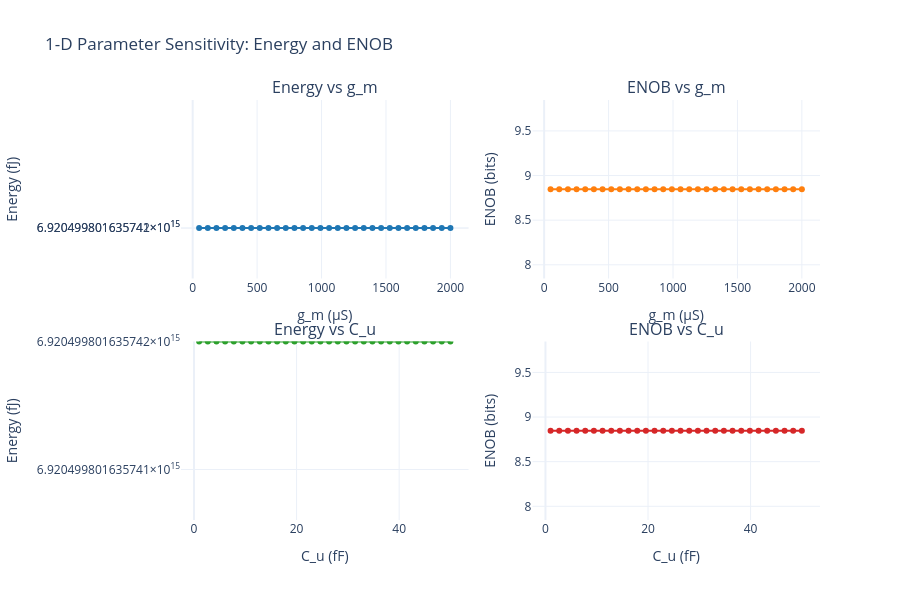

Here is the notebook cell this chart was saved with:
### Code cell
fig_1d = make_subplots(
    rows=2, cols=2,
    subplot_titles=[
        'Energy vs g_m', 'ENOB vs g_m',
        'Energy vs C_u', 'ENOB vs C_u'
    ],
    vertical_spacing=0.15,
)

fig_1d.add_trace(go.Scatter(
    x=df_gm['gm'] * 1e6, y=df_gm['energy_j'] * 1e15,
    mode='lines+markers', name='Energy vs gm',
    line=dict(color='#1f77b4', width=2),
), row=1, col=1)

fig_1d.add_trace(go.Scatter(
    x=df_gm['gm'] * 1e6, y=df_gm['enob'],
    mode='lines+markers', name='ENOB vs gm',
    line=dict(color='#ff7f0e', width=2),
), row=1, col=2)

fig_1d.add_trace(go.Scatter(
    x=df_cu['cu'] * 1e15, y=df_cu['energy_j'] * 1e15,
    mode='lines+markers', name='Energy vs Cu',
    line=dict(color='#2ca02c', width=2),
), row=2, col=1)

fig_1d.add_trace(go.Scatter(
    x=df_cu['cu'] * 1e15, y=df_cu['enob'],
    mode='lines+markers', name='ENOB vs Cu',
    line=dict(color='#d62728', width=2),
), row=2, col=2)

fig_1d.update_xaxes(title_text='g_m (µS)', row=1, col=1)
fig_1d.update_xaxes(title_text='g_m (µS)', row=1, col=2)
fig_1d.update_xaxes(title_text='C_u (fF)', row=2, col=1)
fig_1d.update_xaxes(title_text='C_u (fF)', row=2, col=2)
fig_1d.update_yaxes(title_text='Energy (fJ)', row=1, col=1)
fig_1d.update_yaxes(title_text='ENOB (bits)', row=1, col=2)
fig_1d.update_yaxes(title_text='Energy (fJ)', row=2, col=1)
fig_1d.update_yaxes(title_text='ENOB (bits)', row=2, col=2)

fig_1d.update_layout(
    title='1-D Parameter Sensitivity: Energy and ENOB',
    template='plotly_white',
    height=600, width=900,
    showlegend=False,
)
fig_1d.show()

### Figure 1 — Plotly figure (JSON) as saved in the notebook; plotly's stock layout.template omitted (floating-point values rounded to 4 significant figures)
{"data": [{"line": {"color": "#1f77b4", "width": 2}, "mode": "lines+markers", "name": "Energy vs gm", "type": "scatter", "x": [50.0, 117.2, 184.5, 251.7, 319.0, 386.2, 453.4, 520.7, 587.9, 655.2, 722.4, 789.7, 856.9, 924.1, 991.4, 1059.0, 1126.0, 1193.0, 1260.0, 1328.0, 1395.0, 1462.0, 1529.0, 1597.0, 1664.0, 1731.0, 1798.0, 1866.0, 1933.0, 2000.0], "xaxis": "x", "y": [6920000000000000.0, 6920000000000000.0, 6920000000000000.0, 6920000000000000.0, 6920000000000000.0, 6920000000000000.0, 6920000000000000.0, 6920000000000000.0, 6920000000000000.0, 6920000000000000.0, 6920000000000000.0, 6920000000000000.0, 6920000000000000.0, 6920000000000000.0, 6920000000000000.0, 6920000000000000.0, 6920000000000000.0, 6920000000000000.0, 6920000000000000.0, 6920000000000000.0, 6920000000000000.0, 6920000000000000.0, 6920000000000000.0, 6920000000000000.0, 6920000000000000.0, 6920000000000000.0, 6920000000000000.0, 6920000000000000.0, 6920000000000000.0, 6920000000000000.0], "yaxis": "y"}, {"line": {"color": "#ff7f0e", "width": 2}, "mode": "lines+markers", "name": "ENOB vs gm", "type": "scatter", "x": [50.0, 117.2, 184.5, 251.7, 319.0, 386.2, 453.4, 520.7, 587.9, 655.2, 722.4, 789.7, 856.9, 924.1, 991.4, 1059.0, 1126.0, 1193.0, 1260.0, 1328.0, 1395.0, 1462.0, 1529.0, 1597.0, 1664.0, 1731.0, 1798.0, 1866.0, 1933.0, 2000.0], "xaxis": "x2", "y": [8.846, 8.846, 8.846, 8.846, 8.846, 8.846, 8.846, 8.846, 8.846, 8.846, 8.846, 8.846, 8.846, 8.846, 8.846, 8.846, 8.846, 8.846, 8.846, 8.846, 8.846, 8.846, 8.846, 8.846, 8.846, 8.846, 8.846, 8.846, 8.846, 8.846], "yaxis": "y2"}, {"line": {"color": "#2ca02c", "width": 2}, "mode": "lines+markers", "name": "Energy vs Cu", "type": "scatter", "x": [1.0, 2.69, 4.379, 6.069, 7.759, 9.448, 11.14, 12.83, 14.52, 16.21, 17.9, 19.59, 21.28, 22.97, 24.66, 26.34, 28.03, 29.72, 31.41, 33.1, 34.79, 36.48, 38.17, 39.86, 41.55, 43.24, 44.93, 46.62, 48.31, 50.0], "xaxis": "x3", "y": [6920000000000000.0, 6920000000000000.0, 6920000000000000.0, 6920000000000000.0, 6920000000000000.0, 6920000000000000.0, 6920000000000000.0, 6920000000000000.0, 6920000000000000.0, 6920000000000000.0, 6920000000000000.0, 6920000000000000.0, 6920000000000000.0, 6920000000000000.0, 6920000000000000.0, 6920000000000000.0, 6920000000000000.0, 6920000000000000.0, 6920000000000000.0, 6920000000000000.0, 6920000000000000.0, 6920000000000000.0, 6920000000000000.0, 6920000000000000.0, 6920000000000000.0, 6920000000000000.0, 6920000000000000.0, 6920000000000000.0, 6920000000000000.0, 6920000000000000.0], "yaxis": "y3"}, {"line": {"color": "#d62728", "width": 2}, "mode": "lines+markers", "name": "ENOB vs Cu", "type": "scatter", "x": [1.0, 2.69, 4.379, 6.069, 7.759, 9.448, 11.14, 12.83, 14.52, 16.21, 17.9, 19.59, 21.28, 22.97, 24.66, 26.34, 28.03, 29.72, 31.41, 33.1, 34.79, 36.48, 38.17, 39.86, 41.55, 43.24, 44.93, 46.62, 48.31, 50.0], "xaxis": "x4", "y": [8.846, 8.846, 8.846, 8.846, 8.846, 8.846, 8.846, 8.846, 8.846, 8.846, 8.846, 8.846, 8.846, 8.846, 8.846, 8.846, 8.846, 8.846, 8.846, 8.846, 8.846, 8.846, 8.846, 8.846, 8.846, 8.846, 8.846, 8.846, 8.846, 8.846], "yaxis": "y4"}], "layout": {"annotations": [{"font": {"size": 16}, "showarrow": false, "text": "Energy vs g_m", "x": 0.225, "xanchor": "center", "xref": "paper", "y": 1, "yanchor": "bottom", "yref": "paper"}, {"font": {"size": 16}, "showarrow": false, "text": "ENOB vs g_m", "x": 0.775, "xanchor": "center", "xref": "paper", "y": 1, "yanchor": "bottom", "yref": "paper"}, {"font": {"size": 16}, "showarrow": false, "text": "Energy vs C_u", "x": 0.225, "xanchor": "center", "xref": "paper", "y": 0.425, "yanchor": "bottom", "yref": "paper"}, {"font": {"size": 16}, "showarrow": false, "text": "ENOB vs C_u", "x": 0.775, "xanchor": "center", "xref": "paper", "y": 0.425, "yanchor": "bottom", "yref": "paper"}], "height": 600, "showlegend": false, "title": {"text": "1-D Parameter Sensitivity: Energy and ENOB"}, "width": 900, "xaxis": {"anchor": "y", "domain": [0, 0.45], "title": {"text": "g_m (µS)"}}, "xaxis2": {"anchor": "y2", "domain": [0.55, 1], "title": {"text": "g_m (µS)"}}, "xaxis3": {"anchor": "y3", "domain": [0, 0.45], "title": {"text": "C_u (fF)"}}, "xaxis4": {"anchor": "y4", "domain": [0.55, 1], "title": {"text": "C_u (fF)"}}, "yaxis": {"anchor": "x", "domain": [0.575, 1], "title": {"text": "Energy (fJ)"}}, "yaxis2": {"anchor": "x2", "domain": [0.575, 1], "title": {"text": "ENOB (bits)"}}, "yaxis3": {"anchor": "x3", "domain": [0, 0.425], "title": {"text": "Energy (fJ)"}}, "yaxis4": {"anchor": "x4", "domain": [0, 0.425], "title": {"text": "ENOB (bits)"}}}}
